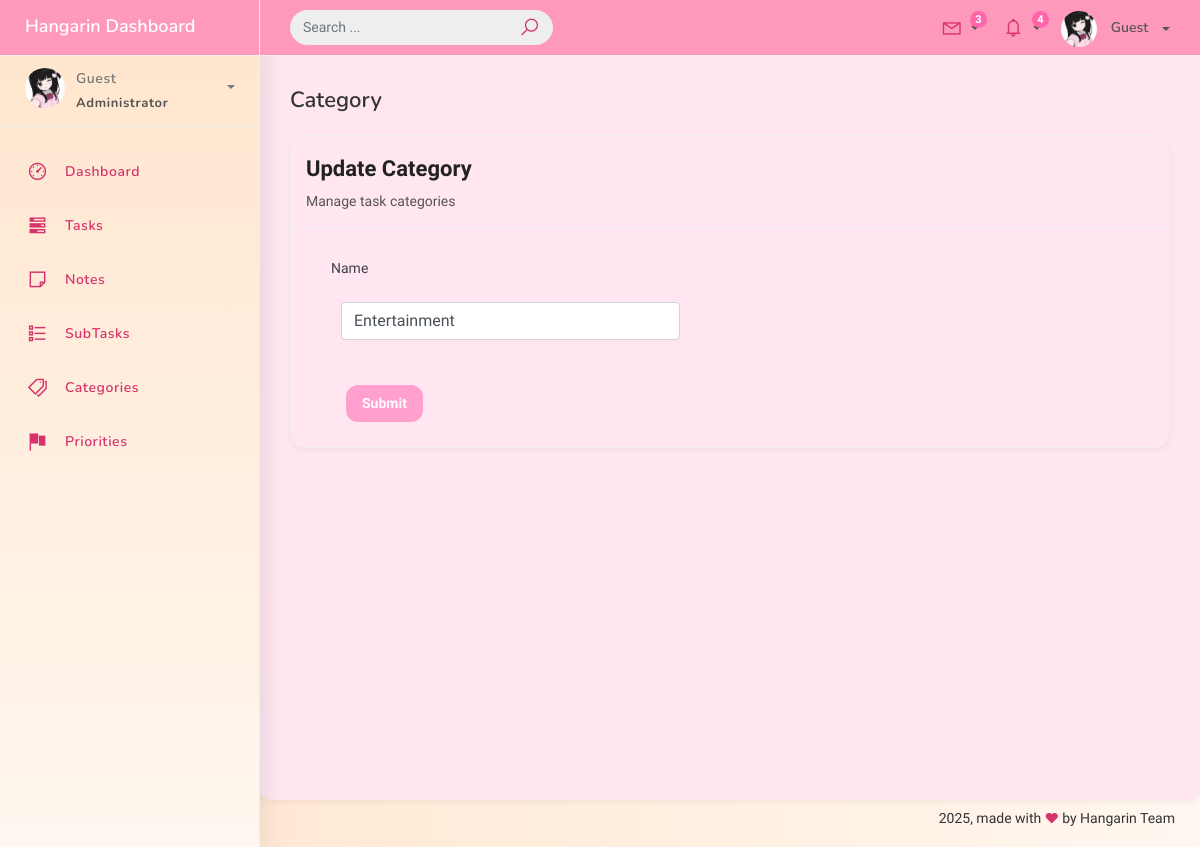
Page /category_list/6/ on the earlier database version.
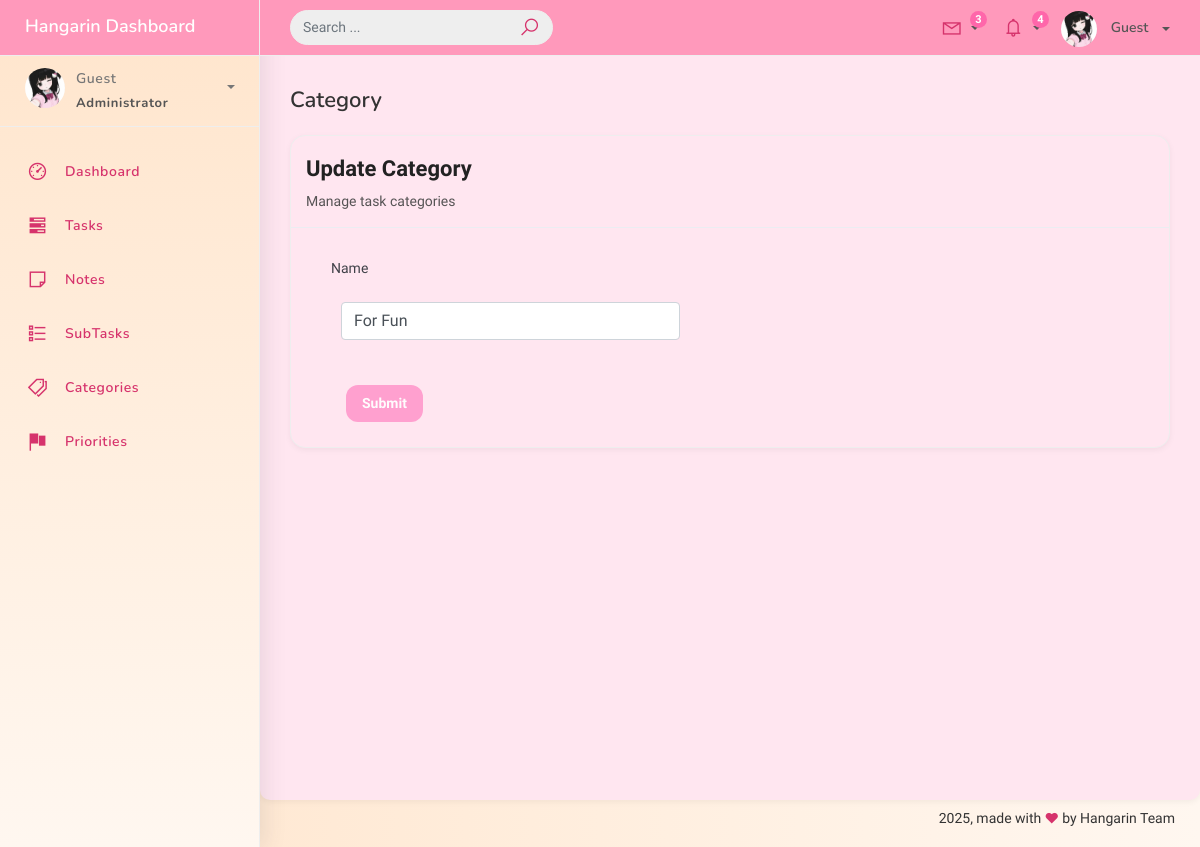
Same page on the later database version.
### studentorg/models.py (models this page shows, shortened)
class BaseModel(models.Model):
    created_at = models.DateTimeField(auto_now_add=True)
    updated_at = models.DateTimeField(auto_now=True)
    class Meta:
        abstract = True

class Category(BaseModel):
    name = models.CharField(max_length=100)
    class Meta:
        verbose_name = "Category"
        verbose_name_plural = "Categories"

### studentorg/views.py (the view)
# urls.py: path("category_list/<pk>/", CategoryUpdateView.as_view(), name="category-update"),
class CategoryUpdateView(UpdateView):
    model = Category
    form_class = CategoryForm
    template_name = "category_form.html"
    success_url = reverse_lazy("category-list")

### studentorg/forms.py
class CategoryForm(ModelForm):
    class Meta:
        model = Category
        fields = "__all__"

### templates/category_form.html (shortened to what this page needs)
{% extends 'base.html' %}
{% load static %}
{% block content %}
<div class="content">
  <div class="container-fluid">
    <h4 class="page-title">Category</h4>
    <div class="row">
      <div class="col-md-12">
        <div class="card">
          <div class="card-header">
            <div class="card-title">
              {% if object %}Update Category{% else %}Add New Category{% endif %}
            </div>
            <div class="card-category">Manage task categories</div>
          </div>
          <div class="col-md-6">
            <div class="card-body">
              <form method="post" novalidate>
                {% include 'include/form.html' %}
                <div class="form-group">
                  <div class="col-md-12 col-sm-3">
                    <button type="submit" class="btn btn-primary btn-rounded">Submit</button>
                  </div>
                </div>
              </form>
            </div>
          </div>
        </div>
      </div>
    </div>
  </div>
</div>
{% endblock %}

### templates/include/form.html (shortened to what this page needs)
{% load widget_tweaks %}
{% for field in form %}
<div class="field item form-group">
    <label for="{{ field.id_for_label }}">
        {% if field.label %}
            {{ field.label }}
        {% else %}
            {{ field.name|title }}
        {% endif %}
    </label>
    <div class="form-group">
        {% render_field field class="form-control" %}
    </div>
</div>
{% endfor %}

Differences in the rows shown:
changed Category: name "Entertainment" → "For Fun"
